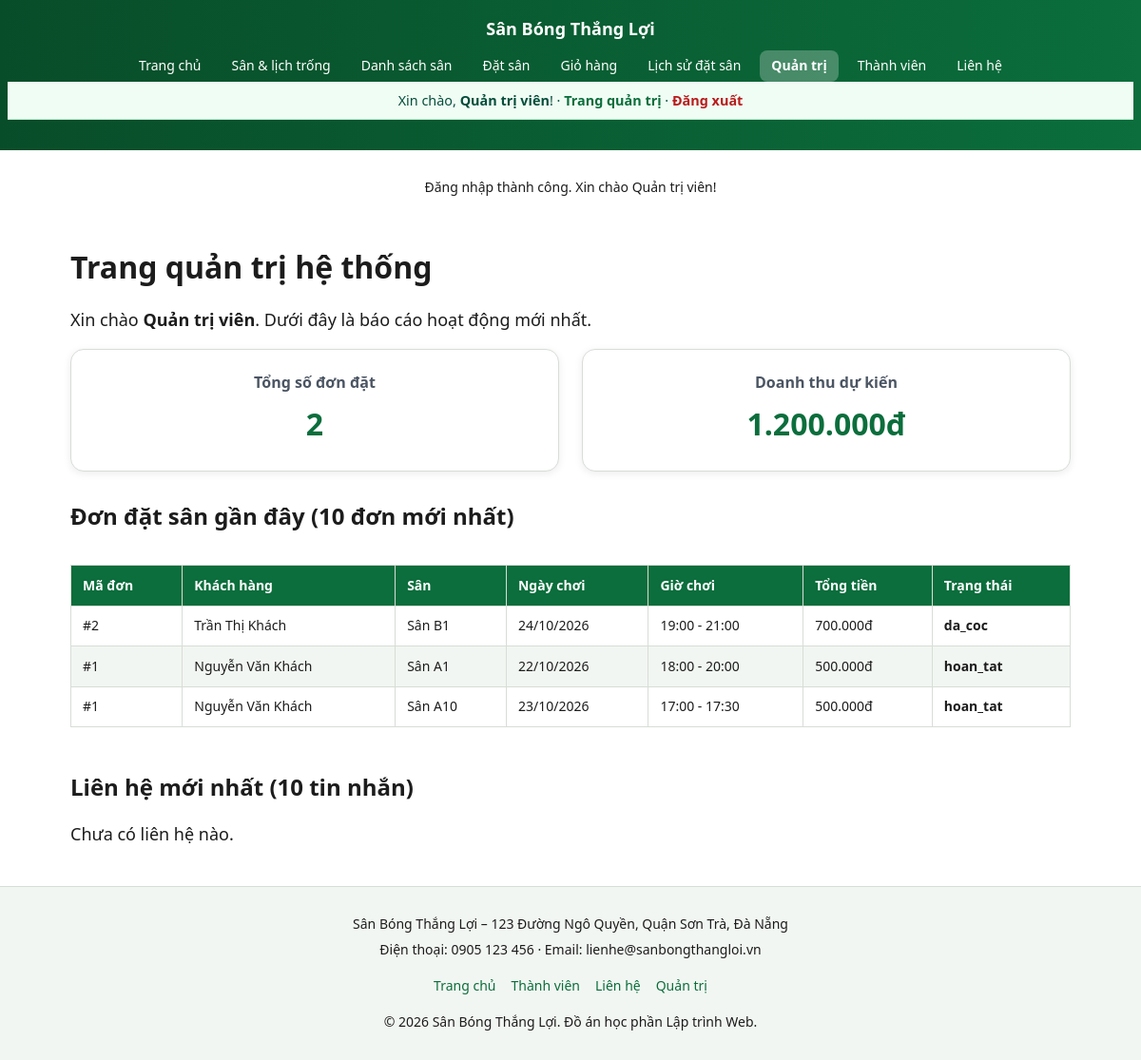
Page /quan-tri.php (signed in) on the committed database.
### tables this page shows
CREATE TABLE dat_san (
    id INT UNSIGNED AUTO_INCREMENT PRIMARY KEY,
    nguoi_dung_id INT UNSIGNED NOT NULL,
    ngay_dat DATETIME NOT NULL DEFAULT CURRENT_TIMESTAMP,
    tong_tien DECIMAL(12, 0) NOT NULL CHECK (tong_tien >= 0),
    trang_thai ENUM('cho_xac_nhan', 'da_coc', 'hoan_tat', 'da_huy') NOT NULL DEFAULT 'cho_xac_nhan',
     
    CONSTRAINT fk_dat_san_nguoi_dung FOREIGN KEY (nguoi_dung_id) 
        REFERENCES nguoi_dung(id) ON DELETE CASCADE ON UPDATE CASCADE
);

CREATE TABLE nguoi_dung (
    id INT UNSIGNED AUTO_INCREMENT PRIMARY KEY,
    vai_tro ENUM('quan_tri', 'khach_hang') NOT NULL DEFAULT 'khach_hang',
    ho_ten VARCHAR(100) NOT NULL,
    email VARCHAR(100) NOT NULL UNIQUE,
    mat_khau VARCHAR(255) NOT NULL,
    ngay_tao DATETIME NOT NULL DEFAULT CURRENT_TIMESTAMP
);

CREATE TABLE san_bong (
    id INT UNSIGNED AUTO_INCREMENT PRIMARY KEY,
    danh_muc_id INT UNSIGNED NOT NULL,
    ten_san VARCHAR(100) NOT NULL UNIQUE,
     
    gia_thue DECIMAL(12, 0) NOT NULL CHECK (gia_thue >= 0),
     
    trang_thai ENUM('hoat_dong', 'bao_tri', 'het_cho') NOT NULL DEFAULT 'hoat_dong',
    hinh_anh VARCHAR(255) NULL,
    CONSTRAINT fk_san_bong_danh_muc FOREIGN KEY (danh_muc_id) 
        REFERENCES danh_muc(id) ON DELETE RESTRICT ON UPDATE CASCADE
);

CREATE TABLE chi_tiet_dat_san (
    dat_san_id INT UNSIGNED NOT NULL,
    san_bong_id INT UNSIGNED NOT NULL,
    ngay_thue DATE NOT NULL,
    gio_bat_dau TIME NOT NULL,
    gio_ket_thuc TIME NOT NULL,
     
    don_gia DECIMAL(12, 0) NOT NULL CHECK (don_gia >= 0),
    thanh_tien DECIMAL(12, 0) NOT NULL CHECK (thanh_tien >= 0),
     
    PRIMARY KEY (dat_san_id, san_bong_id, ngay_thue, gio_bat_dau),
     
    CONSTRAINT fk_ctds_dat_san FOREIGN KEY (dat_san_id) 
        REFERENCES dat_san(id) ON DELETE CASCADE ON UPDATE CASCADE,
    CONSTRAINT fk_ctds_san_bong FOREIGN KEY (san_bong_id) 
        REFERENCES san_bong(id) ON DELETE CASCADE ON UPDATE CASCADE
);

### inc/ham.php (called while the page is built, shortened)
<?php
if (!function_exists('e')) {
    function e(?string $chuoi): string
    {
        return htmlspecialchars((string) $chuoi, ENT_QUOTES | ENT_HTML5, 'UTF-8');
    }
}
if (!function_exists('vnd')) {
    function vnd(int|float $so): string
    {
        return number_format((float) $so, 0, ',', '.') . 'đ';
    }
}

### inc/config.php (called while the page is built, shortened)
<?php
$pdo = db();
$khoLienHe = new KhoLienHe($pdo);

### src/Data/KhoLienHe.php (called while the page is built, shortened)
<?php
class KhoLienHe
{
    private PDO $pdo;
    public function __construct(PDO $pdo)
    {
        $this->pdo = $pdo;
    }
    public function tatCa(): array
    {
        return $this->pdo->query("SELECT * FROM lien_he ORDER BY id DESC")->fetchAll();
    }
}

### quan-tri.php (the view, shortened to what this page needs)
<?php
require __DIR__ . '/inc/config.php';
require __DIR__ . '/inc/ham.php';
$dsDonHang = $pdo->query("SELECT d.id, d.ngay_dat, d.tong_tien, d.trang_thai, n.ho_ten, s.ten_san, ct.ngay_thue, ct.gio_bat_dau, ct.gio_ket_thuc FROM dat_san d JOIN nguoi_dung n ON d.nguoi_dung_id = n.id JOIN chi_tiet_dat_san ct ON d.id = ct.dat_san_id JOIN san_bong s ON ct.san_bong_id = s.id ORDER BY d.id DESC LIMIT 10")->fetchAll();
$dsLienHe = $khoLienHe->tatCa();
$tongDon = $pdo->query("SELECT COUNT(*) FROM dat_san")->fetchColumn();
$tongTien = $pdo->query("SELECT SUM(tong_tien) FROM dat_san WHERE trang_thai != 'da_huy'")->fetchColumn();
require __DIR__ . '/inc/header.php';
?>
<main class="khu-vuc-chinh">
  <h1>Trang quản trị hệ thống</h1>
  <p>Xin chào <strong><?= e($_SESSION['ho_ten'] ?? 'Admin') ?></strong>. Dưới đây là báo cáo hoạt động mới nhất.</p>
  <div style="display: flex; gap: 1.5rem; margin-bottom: 2rem;">
    <div class="the" style="flex: 1; text-align: center;">
      <h3 style="color: #4b5563; margin-bottom: 0.5rem; font-size: 1rem;">Tổng số đơn đặt</h3>
      <p style="font-size: 2rem; font-weight: 800; color: #0b6e3c; margin: 0;"><?= $tongDon ?></p>
    </div>
    <div class="the" style="flex: 1; text-align: center;">
      <h3 style="color: #4b5563; margin-bottom: 0.5rem; font-size: 1rem;">Doanh thu dự kiến</h3>
      <p style="font-size: 2rem; font-weight: 800; color: #0b6e3c; margin: 0;"><?= vnd((int)$tongTien) ?></p>
    </div>
  </div>
  <h2>Đơn đặt sân gần đây (10 đơn mới nhất)</h2>
  <?php if (count($dsDonHang) === 0): ?>
    <p>Chưa có đơn đặt sân nào.</p>
  <?php else: ?>
    <div class="bang-chua">
      <table class="bang">
        <thead>
          <tr><th>Mã đơn</th><th>Khách hàng</th><th>Sân</th><th>Ngày chơi</th><th>Giờ chơi</th><th>Tổng tiền</th><th>Trạng thái</th></tr>
        </thead>
        <tbody>
          <?php foreach ($dsDonHang as $don): ?>
            <tr>
              <td>#<?= $don['id'] ?></td>
              <td><?= e($don['ho_ten']) ?></td>
              <td><?= e($don['ten_san']) ?></td>
              <td><?= date('d/m/Y', strtotime($don['ngay_thue'])) ?></td>
              <td><?= substr($don['gio_bat_dau'], 0, 5) ?> - <?= substr($don['gio_ket_thuc'], 0, 5) ?></td>
              <td><?= vnd((int)$don['tong_tien']) ?></td>
              <td><strong><?= e($don['trang_thai']) ?></strong></td>
            </tr>
          <?php endforeach; ?>
        </tbody>
      </table>
    </div>
  <?php endif; ?>
  <h2 style="margin-top: 2rem;">Liên hệ mới nhất (10 tin nhắn)</h2>
  <?php if (count($dsLienHe) === 0): ?>
    <p>Chưa có liên hệ nào.</p>
  <?php endif; ?>
</main>
<?php require __DIR__ . '/inc/footer.php'; ?>

### css/chung.css (style rules this page uses)
:root { --mau-chinh: #0b6e3c; --mau-chinh-dam: #084d29; --mau-nhan: #f4b400; --mau-chu: #1c1c1c; --mau-nen: #ffffff; --mau-nen-phu: #f2f6f2; --mau-vien: #d7ddd7; --co-chu-goc: 16px; --co-chu-nho: 0.875rem; --co-chu-lon: 1.125rem; --co-chu-tieu-de-1: 1.75rem; --co-chu-tieu-de-2: 1.35rem; --khoang: 1rem; --khoang-lon: 1.5rem; --khoang-nho: 0.5rem; --bo-goc: 8px; --bo-goc-lon: 14px; --bong: 0 2px 8px rgba(0, 0, 0, 0.08); --bong-lon: 0 6px 20px rgba(0, 0, 0, 0.1); }
*, *::before, *::after { box-sizing: border-box; }
html { scroll-behavior: smooth; }
body { margin: 0; font-family: system-ui, -apple-system, "Segoe UI", Roboto, "Helvetica Neue", Arial, sans-serif; font-size: var(--co-chu-goc); line-height: 1.6; color: var(--mau-chu); background-color: var(--mau-nen); display: grid; grid-template-rows: auto 1fr auto; min-height: 100vh; }
h1, h2, h3 { line-height: 1.25; margin-top: 0; }
h1 { font-size: var(--co-chu-tieu-de-1); }
h2 { font-size: var(--co-chu-tieu-de-2); margin-top: var(--khoang-lon); }
p { margin: 0 0 var(--khoang); }
.khu-vuc-chinh { width: 100%; max-width: 1100px; margin: 0 auto; padding: var(--khoang-lon) var(--khoang); }
@media (min-width: 600px) { :root { --co-chu-goc: 17px; } }
@media (min-width: 600px) { .khu-vuc-chinh { padding: var(--khoang-lon); } }
@media (min-width: 960px) { :root { --co-chu-goc: 18px; --co-chu-tieu-de-1: 2rem; --co-chu-tieu-de-2: 1.5rem; } }
.bang-chua { overflow-x: auto; width: 100%; display: block; }
body { max-width: 100vw; overflow-x: hidden; }

### css/thanh-phan.css (style rules this page uses)
.the { background-color: var(--mau-nen); border: 1px solid var(--mau-vien); border-radius: var(--bo-goc-lon); padding: var(--khoang-lon); box-shadow: var(--bong); }
.bang { width: 100%; border-collapse: collapse; background-color: #fff; margin: var(--khoang) 0; font-size: var(--co-chu-nho); }
.bang th, .bang td { padding: 0.6rem 0.75rem; border: 1px solid var(--mau-vien); text-align: left; }
.bang thead th { background-color: var(--mau-chinh); color: #fff; }
.bang tbody tr:nth-child(even) { background-color: var(--mau-nen-phu); }

### rows in the picture
dat_san: id "2", nguoi_dung.ho_ten "Trần Thị Khách", san_bong.ten_san "Sân B1", chi_tiet_dat_san.ngay_thue "24/10/2026", chi_tiet_dat_san.gio_bat_dau "19:00", chi_tiet_dat_san.gio_ket_thuc "21:00", tong_tien "700.000đ", trang_thai "da_coc"
dat_san: id "1", nguoi_dung.ho_ten "Nguyễn Văn Khách", san_bong.ten_san "Sân A1", chi_tiet_dat_san.ngay_thue "22/10/2026", chi_tiet_dat_san.gio_bat_dau "18:00", chi_tiet_dat_san.gio_ket_thuc "20:00", tong_tien "500.000đ", trang_thai "hoan_tat", san_bong.ten_san "Sân A10", chi_tiet_dat_san.ngay_thue "23/10/2026", chi_tiet_dat_san.gio_bat_dau "17:00", chi_tiet_dat_san.gio_ket_thuc "17:30"

### other values in the picture
$nhan "Trang chủ"
$nhan "Sân & lịch trống"
$nhan "Danh sách sân"
$nhan "Đặt sân"
$nhan "Giỏ hàng"
$nhan "Lịch sử đặt sân"
$nhan "Quản trị"
$nhan "Thành viên"
$nhan "Liên hệ"
$_SESSION['ho_ten'] "Quản trị viên"
$flashHeader['noiDung'] "Đăng nhập thành công. Xin chào Quản trị viên!"
$tongDon "2"
vnd((int)$tongTien) "1.200.000đ"
